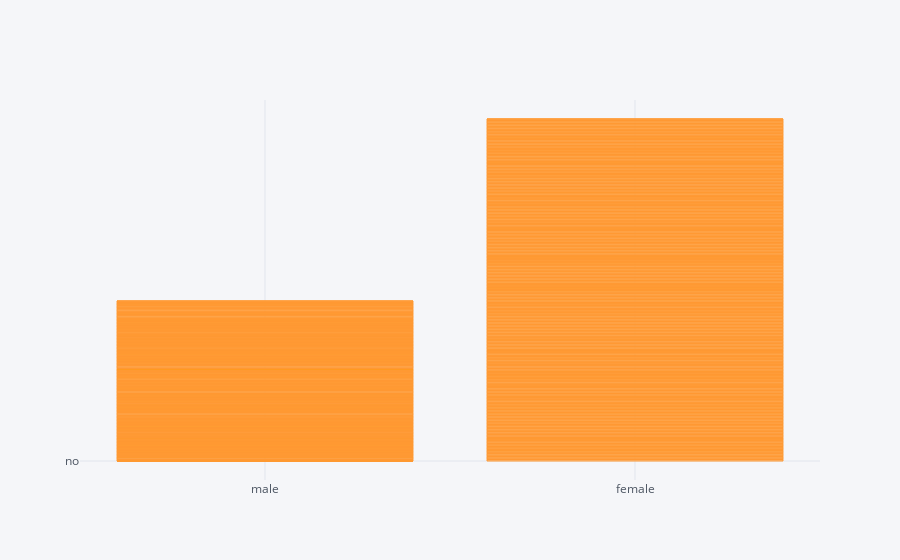

Here is the notebook cell this chart was saved with:
### Code cell
df2.iplot(x = 'sex', y = 'alive', kind = 'bar')

### Figure 1 — Plotly figure (JSON) as saved in the notebook; plotly's stock layout.template omitted (floating-point values rounded to 4 significant figures; data arrays with more than 128 entries replaced by an {"elided": "..."} marker saying what was removed)
{"data": [{"marker": {"color": "rgba(255, 153, 51, 0.6)", "line": {"color": "rgba(255, 153, 51, 1.0)", "width": 1}}, "name": "alive", "orientation": "v", "text": "", "type": "bar", "x": {"elided": "891 str values"}, "y": {"elided": "891 str values"}}], "layout": {"legend": {"bgcolor": "#F5F6F9", "font": {"color": "#4D5663"}}, "paper_bgcolor": "#F5F6F9", "plot_bgcolor": "#F5F6F9", "title": {"font": {"color": "#4D5663"}}, "xaxis": {"gridcolor": "#E1E5ED", "showgrid": true, "tickfont": {"color": "#4D5663"}, "title": {"font": {"color": "#4D5663"}, "text": ""}, "zerolinecolor": "#E1E5ED"}, "yaxis": {"gridcolor": "#E1E5ED", "showgrid": true, "tickfont": {"color": "#4D5663"}, "title": {"font": {"color": "#4D5663"}, "text": ""}, "zerolinecolor": "#E1E5ED"}}}
